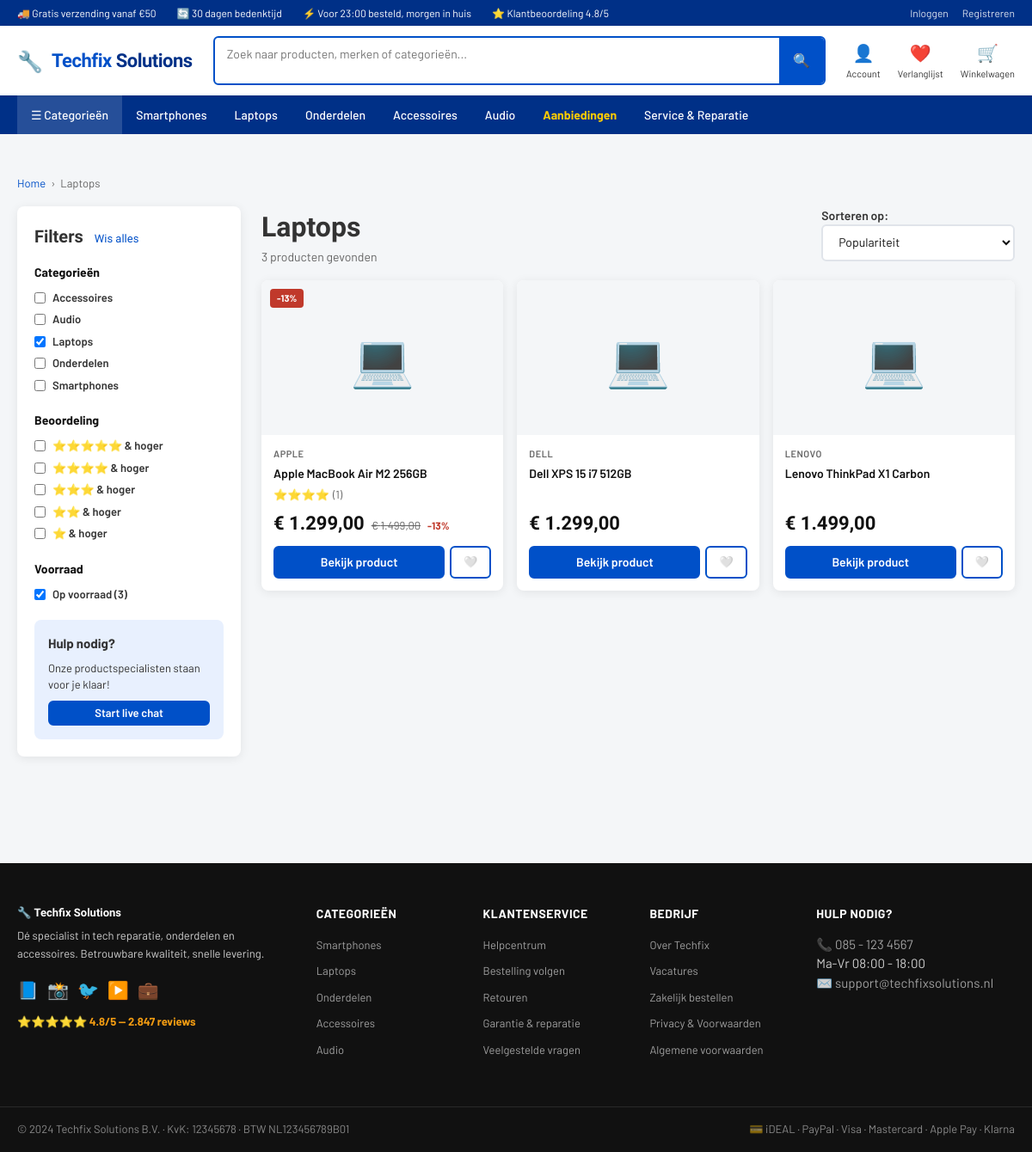
The app's page /producten.php?cat=laptops with its own data.
### tables this page shows
CREATE TABLE `categories` (
  `id`   int(10) UNSIGNED NOT NULL AUTO_INCREMENT,
  `name` varchar(100)     NOT NULL,
  `slug` varchar(100)     NOT NULL,
  `icon` varchar(10)      DEFAULT '📦',
  PRIMARY KEY (`id`),
  UNIQUE KEY `slug` (`slug`)
);

CREATE TABLE `products` (
  `id`          int(10) UNSIGNED NOT NULL AUTO_INCREMENT,
  `category_id` int(10) UNSIGNED NOT NULL,
  `name`        varchar(255)     NOT NULL,
  `slug`        varchar(255)     NOT NULL,
  `description` text             DEFAULT NULL,
  `price`       decimal(10,2)    NOT NULL,
  `old_price`   decimal(10,2)    DEFAULT NULL,
  `stock`       int(11)          NOT NULL DEFAULT 0,
  `image`       varchar(255)     DEFAULT NULL,
  `brand`       varchar(100)     DEFAULT NULL,
  `sku`         varchar(100)     DEFAULT NULL,
  `is_featured` tinyint(1)       NOT NULL DEFAULT 0,
  `badge`       varchar(50)      DEFAULT NULL,
  `created_at`  timestamp        NOT NULL DEFAULT current_timestamp(),
  PRIMARY KEY (`id`),
  UNIQUE KEY `slug` (`slug`),
  KEY `fk_product_categorie` (`category_id`),
  CONSTRAINT `fk_product_categorie`
    FOREIGN KEY (`category_id`) REFERENCES `categories` (`id`)
);

### includes/config.php (called while the page is built, shortened)
<?php
$SITE_URL  = 'http://localhost/techfix2';
function e($tekst) {
    return htmlspecialchars($tekst ?? '', ENT_QUOTES, 'UTF-8');
}

### includes/afbeelding_helper.php (called while the page is built, shortened)
<?php
function getProductAfbeeldingen($productId) {
    try {
        $db   = getDB();
        $stmt = $db->prepare(
            "SELECT * FROM product_images WHERE product_id = ? ORDER BY volgorde ASC LIMIT 4"
        );
        $stmt->execute([intval($productId)]);
        return $stmt->fetchAll();
    } catch (PDOException $e) {
        error_log('Afbeeldingen ophalen mislukt: ' . $e->getMessage());
        return [];
    }
}
function getHoofdAfbeelding($productId) {
    $fotos = getProductAfbeeldingen($productId);
    if (empty($fotos)) return '';
    return '/uploads/producten/' . $fotos[0]['bestandsnaam'];
}
function getCategorieEmoji($catNaam) {
    $catNaam = strtolower($catNaam ?? '');
    if (strpos($catNaam, 'laptop')      !== false) return '💻';
    return '📦';
}

### producten.php (the view, shortened to what this page needs)
<?php
require_once __DIR__ . '/includes/config.php';
global $SITE_URL;
$categorie  = $_GET['cat']   ?? '';
$zoekterm   = $_GET['q']     ?? '';
$pagina     = max(1, intval($_GET['pagina'] ?? 1));
$perPagina  = 12;
$offset     = ($pagina - 1) * $perPagina;
$voorwaarden = ['1=1'];
$parameters  = [];
if ($categorie) {
    $voorwaarden[] = 'c.slug = ?';
    $parameters[]  = $categorie;
}
$voorwaardenString = implode(' AND ', $voorwaarden);
try {
    $db = getDB();
    $aantalStmt = $db->prepare("SELECT COUNT(*) FROM products p JOIN categories c ON p.category_id = c.id WHERE $voorwaardenString");
    $aantalStmt->execute($parameters);
    $totaalAantal = $aantalStmt->fetchColumn();
    $productenStmt = $db->prepare("SELECT p.*, c.name AS cat_name, c.slug AS cat_slug FROM products p JOIN categories c ON p.category_id = c.id WHERE $voorwaardenString ORDER BY p.is_featured DESC, p.id DESC LIMIT $perPagina OFFSET $offset");
    $productenStmt->execute($parameters);
    $producten = $productenStmt->fetchAll();
    $categorieenLijst = $db->query("SELECT * FROM categories ORDER BY name")->fetchAll();
} catch (PDOException $e) {
    error_log('Producten ophalen mislukt: ' . $e->getMessage());
    $producten        = [];
    $categorieenLijst = [];
    $totaalAantal     = 0;
    $totaalPaginas    = 0;
}
$categorieNaam = '';
foreach ($categorieenLijst as $c) {
    if ($c['slug'] === $categorie) {
        $categorieNaam = $c['name'];
        break;
    }
}
require_once __DIR__ . '/includes/header.php';
?>
<main>
<section class="container">
    <nav class="broodkruimel" aria-label="Breadcrumb">
        <ol>
            <li><a href="<?= $SITE_URL ?>/">Home</a></li>
            <li><?= e($categorieNaam ?: ($zoekterm ? "Zoeken: $zoekterm" : 'Alle producten')) ?></li>
        </ol>
    </nav>
    <section class="producten-layout">
        <aside class="filters-paneel" aria-label="Filters">
            <h2 style="font-family:'Barlow Condensed',sans-serif;font-size:20px;font-weight:800;margin-bottom:16px;">
                Filters
                <a href="producten.php" style="font-size:13px;font-weight:500;margin-left:8px;">Wis alles</a>
            </h2>
            <section class="filter-sectie">
                <h4>Categorieën</h4>
                <?php foreach ($categorieenLijst as $c): ?>
                <label class="filter-optie">
                    <input
                        type="checkbox"
                        <?= $categorie === $c['slug'] ? 'checked' : '' ?>
                        onchange="location='producten.php?cat=<?= e($c['slug']) ?>'"
                    >
                    <?= e($c['name']) ?>
                </label>
                <?php endforeach; ?>
            </section>
            <section class="filter-sectie">
                <h4>Beoordeling</h4>
                <?php for ($s = 5; $s >= 1; $s--): ?>
                <label class="filter-optie">
                    <input type="checkbox">
                    <?= str_repeat('⭐', $s) ?> &amp; hoger
                </label>
                <?php endfor; ?>
            </section>
            <section class="filter-sectie">
                <h4>Voorraad</h4>
                <label class="filter-optie">
                    <input type="checkbox" checked>
                    Op voorraad (<?= $totaalAantal ?>)
                </label>
            </section>
            <section style="background:var(--blauw-licht);border-radius:var(--radius);padding:16px;margin-top:16px;">
                <strong>Hulp nodig?</strong>
                <p style="font-size:13px;margin:8px 0;">Onze productspecialisten staan voor je klaar!</p>
                <a href="#" class="knop knop-secundair knop-sm knop-vol">Start live chat</a>
            </section>
        </aside>
        <section>
            <header style="display:flex;justify-content:space-between;align-items:center;margin-bottom:16px;">
                <section>
                    <h1 style="font-family:'Barlow Condensed',sans-serif;font-size:32px;font-weight:800;">
                        <?= e($categorieNaam ?: ($zoekterm ? 'Zoekresultaten' : 'Productoverzicht')) ?>
                    </h1>
                    <p style="color:var(--grijs-500);font-size:14px;"><?= $totaalAantal ?> producten gevonden</p>
                </section>
                <label>
                    Sorteren op:
                    <select style="margin-bottom:0;">
                        <option>Populariteit</option>
                    </select>
                </label>
            </header>
            <?php if (empty($producten)): ?>
                <p class="melding melding-info">
                    Geen producten gevonden. <a href="producten.php">Bekijk alle producten</a>
                </p>
            <?php else: ?>
            <section class="product-grid" style="grid-template-columns:repeat(3,1fr);">
                <?php foreach ($producten as $p): ?>
                    <?php include __DIR__ . '/includes/product_kaart.php'; ?>
                <?php endforeach; ?>
            </section>
            <?php endif; ?>
        </section>
    </section>
</section>
</main>
<?php require_once __DIR__ . '/includes/footer.php'; ?>

### includes/product_kaart.php (shortened to what this page needs)
<?php
global $SITE_URL;
require_once __DIR__ . '/afbeelding_helper.php';
$gemiddeldeScore = 0;
$aantalReviews   = 0;
try {
    $db   = getDB();
    $stmt = $db->prepare("SELECT AVG(rating) AS gemiddelde, COUNT(*) AS aantal FROM reviews WHERE product_id = ?");
    $stmt->execute([$p['id']]);
    $reviewData      = $stmt->fetch();
    $gemiddeldeScore = round($reviewData['gemiddelde'] ?? 0, 1);
    $aantalReviews   = $reviewData['aantal'] ?? 0;
} catch (PDOException $e) {
    error_log('Reviews ophalen mislukt: ' . $e->getMessage());
}
$kortingPercentage = '';
if (!empty($p['old_price']) && $p['old_price'] > 0) {
    $pct               = round((1 - $p['price'] / $p['old_price']) * 100);
    $kortingPercentage = "-{$pct}%";
}
$badge            = $p['badge'] ?? '';
$isOpVerlanglijst = in_array($p['id'], $_SESSION['verlanglijst'] ?? []);
$hoofdFoto        = getHoofdAfbeelding($p['id']);
$fallback         = getCategorieEmoji($p['cat_name'] ?? '');
?>
<article class="product-kaart">
    <?php if ($badge): ?>
        <span class="product-badge <?= in_array($badge, ['NIEUW', 'BESTSELLER']) ? 'groen' : '' ?>">
            <?= e($badge) ?>
        </span>
    <?php elseif ($kortingPercentage): ?>
        <span class="product-badge"><?= e($kortingPercentage) ?></span>
    <?php endif; ?>
    <figure class="product-afbeelding">
        <?php if ($hoofdFoto): ?>
            <img src="<?= $SITE_URL . e($hoofdFoto) ?>" alt="<?= e($p['name']) ?>" loading="lazy">
        <?php else: ?>
            <span aria-hidden="true"><?= $fallback ?></span>
        <?php endif; ?>
    </figure>
    <section class="product-info">
        <p class="product-merk"><?= e($p['brand'] ?? $p['cat_name']) ?></p>
        <h3 class="product-naam"><?= e($p['name']) ?></h3>
        <?php if ($aantalReviews > 0): ?>
        <p class="product-sterren">
            <?= str_repeat('⭐', round($gemiddeldeScore)) ?>
            <span>(<?= $aantalReviews ?>)</span>
        </p>
        <?php endif; ?>
        <p class="product-prijs">
            <span class="prijs-huidig">€ <?= number_format($p['price'], 2, ',', '.') ?></span>
            <?php if (!empty($p['old_price'])): ?>
                <span class="prijs-oud">€ <?= number_format($p['old_price'], 2, ',', '.') ?></span>
                <span class="prijs-korting"><?= e($kortingPercentage) ?></span>
            <?php endif; ?>
        </p>
        <p class="product-acties">
            <a href="<?= $SITE_URL ?>/product.php?id=<?= $p['id'] ?>" class="knop knop-secundair" style="flex:1;">
                Bekijk product
            </a>
            <a href="<?= $SITE_URL ?>/verlanglijst.php?toggle=<?= $p['id'] ?>"
               class="knop knop-omlijnd knop-sm"
               title="<?= $isOpVerlanglijst ? 'Verwijder van verlanglijst' : 'Toevoegen aan verlanglijst' ?>"
               aria-label="Verlanglijst">
                <?= $isOpVerlanglijst ? '❤️' : '🤍' ?>
            </a>
        </p>
    </section>
</article>

### css/style.css (style rules this page uses)
:root { --blauw: #003087; --blauw-mid: #0050c8; --blauw-licht: #e8f0fe; --groen: #00875a; --groen-licht: #e3f5ec; --rood: #c0392b; --oranje: #e67e22; --geel: #f39c12; --grijs-900: #111; --grijs-700: #333; --grijs-500: #666; --grijs-300: #bbb; --grijs-100: #f4f6f8; --wit: #fff; --rand: #e0e4ea; --schaduw: 0 2px 12px rgba(0,0,0,0.08); --schaduw-lg: 0 8px 30px rgba(0,0,0,0.12); --radius: 8px; --radius-lg: 12px; }
*, *::before, *::after { box-sizing: border-box; margin: 0; padding: 0; }
html { scroll-behavior: smooth; }
body { font-family: 'Barlow', sans-serif; font-size: 15px; color: var(--grijs-700); background: var(--grijs-100); line-height: 1.5; }
a { color: var(--blauw-mid); text-decoration: none; }
ul, ol { list-style: none; }
.container { max-width: 1280px; margin: 0 auto; padding: 0 20px; }
main { padding: 32px 0 64px; }
.product-grid { display: grid; grid-template-columns: repeat(4, 1fr); gap: 16px; }
article.product-kaart { background: var(--wit); border-radius: var(--radius); box-shadow: var(--schaduw); overflow: hidden; display: flex; flex-direction: column; transition: transform 0.15s, box-shadow 0.15s; position: relative; }
.product-badge { position: absolute; top: 10px; left: 10px; background: var(--rood); color: var(--wit); font-size: 11px; font-weight: 700; padding: 3px 8px; border-radius: 4px; text-transform: uppercase; z-index: 1; }
figure.product-afbeelding { background: var(--grijs-100); height: 180px; display: flex; align-items: center; justify-content: center; font-size: 60px; margin: 0; overflow: hidden; }
.product-info { padding: 14px; flex: 1; display: flex; flex-direction: column; gap: 6px; }
.product-merk { font-size: 11px; color: var(--grijs-500); text-transform: uppercase; font-weight: 600; letter-spacing: 0.5px; }
.product-naam { font-weight: 600; font-size: 14px; line-height: 1.3; color: var(--grijs-900); flex: 1; }
.product-sterren { color: var(--geel); font-size: 13px; display: flex; align-items: center; gap: 4px; }
.product-sterren span { color: var(--grijs-500); }
.product-prijs { display: flex; align-items: baseline; gap: 8px; }
.prijs-huidig { font-family: 'Barlow Condensed', sans-serif; font-size: 22px; font-weight: 700; color: var(--grijs-900); }
.prijs-oud { font-size: 13px; color: var(--grijs-500); text-decoration: line-through; }
.prijs-korting { font-size: 12px; color: var(--rood); font-weight: 700; }
.product-acties { display: flex; gap: 6px; margin-top: 4px; }
.knop { display: inline-flex; align-items: center; justify-content: center; gap: 6px; padding: 10px 20px; border-radius: 6px; font-family: 'Barlow', sans-serif; font-size: 14px; font-weight: 600; cursor: pointer; border: 2px solid transparent; transition: all 0.15s; text-align: center; text-decoration: none; line-height: 1; }
.knop-secundair { background: var(--blauw-mid); color: var(--wit); border-color: var(--blauw-mid); }
.knop-omlijnd { background: transparent; color: var(--blauw-mid); border-color: var(--blauw-mid); }
.knop-sm { padding: 6px 14px; font-size: 13px; }
.knop-vol { width: 100%; }
label { display: block; font-weight: 600; font-size: 14px; margin-bottom: 6px; color: var(--grijs-700); }
input[type="text"], input[type="email"], input[type="password"], input[type="tel"], input[type="number"], input[type="search"], textarea, select { width: 100%; padding: 10px 14px; border: 2px solid var(--rand); border-radius: 6px; font-family: 'Barlow', sans-serif; font-size: 14px; color: var(--grijs-900); transition: border-color 0.15s; outline: none; background: var(--wit); margin-bottom: 16px; }
nav.broodkruimel { font-size: 13px; color: var(--grijs-500); padding: 16px 0; }
nav.broodkruimel ol { display: flex; align-items: center; gap: 6px; list-style: none; }
nav.broodkruimel ol li::after { content: '›'; margin-left: 6px; }
nav.broodkruimel ol li:last-child::after { content: ''; }
nav.broodkruimel ol li a { color: var(--blauw-mid); }
.producten-layout { display: grid; grid-template-columns: 260px 1fr; gap: 24px; align-items: start; }
aside.filters-paneel { background: var(--wit); border-radius: var(--radius); padding: 20px; box-shadow: var(--schaduw); position: sticky; top: 80px; }
.filter-sectie { margin-bottom: 20px; }
.filter-sectie h4 { font-weight: 700; font-size: 14px; margin-bottom: 10px; color: var(--grijs-900); }
.filter-optie { display: flex; align-items: center; gap: 8px; font-size: 13px; margin-bottom: 6px; cursor: pointer; }
.filter-optie input[type="checkbox"] { margin: 0; }

### records on screen
categories: name "Laptops", slug "☑"
categories: name "Accessoires"
categories: name "Audio"
categories: name "Onderdelen"
categories: name "Smartphones"
products: badge "-13%", category.name "💻", brand "APPLE", name "Apple MacBook Air M2 256GB", gemiddeldeScore "⭐⭐⭐⭐", aantalReviews "1", price "1.299,00", old_price "1.499,00", kortingPercentage "-13%"
products: category.name "💻", brand "DELL", name "Dell XPS 15 i7 512GB", price "1.299,00"
products: category.name "💻", brand "LENOVO", name "Lenovo ThinkPad X1 Carbon", price "1.499,00"

### other values on screen
str_repeat('⭐', $s) "⭐⭐⭐⭐⭐"
str_repeat('⭐', $s) "⭐⭐⭐⭐"
str_repeat('⭐', $s) "⭐⭐⭐"
str_repeat('⭐', $s) "⭐⭐"
str_repeat('⭐', $s) "⭐"
$totaalAantal "3"
